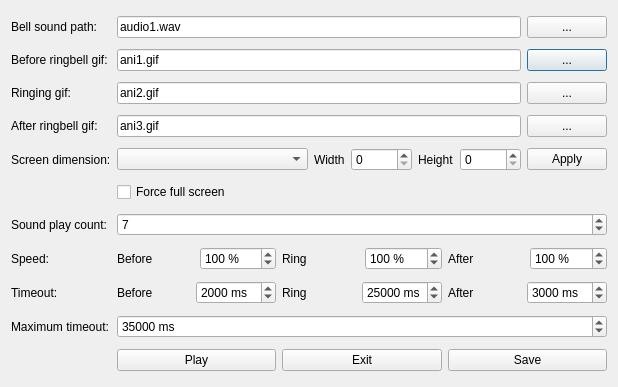
<?xml version="1.0" encoding="UTF-8"?>
<ui version="4.0">
 <class>Settings</class>
 <widget class="QDialog" name="Settings">
  <property name="geometry">
   <rect>
    <x>0</x>
    <y>0</y>
    <width>618</width>
    <height>387</height>
   </rect>
  </property>
  <property name="windowTitle">
   <string>MiniCopperBell</string>
  </property>
  <layout class="QGridLayout" name="gridLayout">
   <item row="6" column="1">
    <widget class="QLabel" name="label_5">
     <property name="text">
      <string>Screen dimension:</string>
     </property>
    </widget>
   </item>
   <item row="3" column="6">
    <layout class="QHBoxLayout" name="horizontalLayout_2">
     <item>
      <widget class="QLineEdit" name="leBeforeRingbellAniPath">
       <property name="text">
        <string>ani1.gif</string>
       </property>
      </widget>
     </item>
     <item>
      <widget class="QPushButton" name="btnSelectBeforeRingbellAni">
       <property name="text">
        <string>...</string>
       </property>
      </widget>
     </item>
    </layout>
   </item>
   <item row="4" column="6">
    <layout class="QHBoxLayout" name="horizontalLayout_3">
     <item>
      <widget class="QLineEdit" name="leRingingAniPath">
       <property name="text">
        <string>ani2.gif</string>
       </property>
      </widget>
     </item>
     <item>
      <widget class="QPushButton" name="btnSelectRingingAni">
       <property name="text">
        <string>...</string>
       </property>
      </widget>
     </item>
    </layout>
   </item>
   <item row="5" column="6">
    <layout class="QHBoxLayout" name="horizontalLayout_4">
     <item>
      <widget class="QLineEdit" name="leAfterRingbellAniPath">
       <property name="text">
        <string>ani3.gif</string>
       </property>
      </widget>
     </item>
     <item>
      <widget class="QPushButton" name="btnSelectAfterRingbellAni">
       <property name="text">
        <string>...</string>
       </property>
      </widget>
     </item>
    </layout>
   </item>
   <item row="11" column="1">
    <widget class="QLabel" name="label_15">
     <property name="text">
      <string>Maximum timeout:</string>
     </property>
    </widget>
   </item>
   <item row="8" column="6">
    <layout class="QHBoxLayout" name="horizontalLayout_6">
     <item>
      <widget class="QSpinBox" name="spbSoundPlayCount">
       <property name="value">
        <number>7</number>
       </property>
      </widget>
     </item>
    </layout>
   </item>
   <item row="0" column="1">
    <widget class="QLabel" name="label_2">
     <property name="text">
      <string>Bell sound path:</string>
     </property>
    </widget>
   </item>
   <item row="10" column="6">
    <layout class="QHBoxLayout" name="horizontalLayout_8">
     <item>
      <widget class="QLabel" name="label_12">
       <property name="text">
        <string>Before</string>
       </property>
      </widget>
     </item>
     <item>
      <widget class="QSpinBox" name="spbBeforeRingBellAniTimeout">
       <property name="suffix">
        <string> ms</string>
       </property>
       <property name="maximum">
        <number>60000</number>
       </property>
       <property name="value">
        <number>2000</number>
       </property>
      </widget>
     </item>
     <item>
      <widget class="QLabel" name="label_13">
       <property name="text">
        <string>Ring</string>
       </property>
      </widget>
     </item>
     <item>
      <widget class="QSpinBox" name="spbRingingAniTimeout">
       <property name="suffix">
        <string> ms</string>
       </property>
       <property name="minimum">
        <number>0</number>
       </property>
       <property name="maximum">
        <number>60000</number>
       </property>
       <property name="value">
        <number>25000</number>
       </property>
      </widget>
     </item>
     <item>
      <widget class="QLabel" name="label_14">
       <property name="text">
        <string>After</string>
       </property>
      </widget>
     </item>
     <item>
      <widget class="QSpinBox" name="spbAfterRingBellAniTimeout">
       <property name="suffix">
        <string> ms</string>
       </property>
       <property name="maximum">
        <number>60000</number>
       </property>
       <property name="value">
        <number>3000</number>
       </property>
      </widget>
     </item>
    </layout>
   </item>
   <item row="4" column="1">
    <widget class="QLabel" name="label_3">
     <property name="text">
      <string>Ringing gif:</string>
     </property>
    </widget>
   </item>
   <item row="11" column="6">
    <widget class="QSpinBox" name="spbMaximumTimeout">
     <property name="suffix">
      <string> ms</string>
     </property>
     <property name="maximum">
      <number>600000</number>
     </property>
     <property name="value">
      <number>35000</number>
     </property>
    </widget>
   </item>
   <item row="0" column="6">
    <layout class="QHBoxLayout" name="horizontalLayout">
     <item>
      <widget class="QLineEdit" name="leSoundPath">
       <property name="text">
        <string>audio1.wav</string>
       </property>
      </widget>
     </item>
     <item>
      <widget class="QPushButton" name="btnSelectSoundFile">
       <property name="text">
        <string>...</string>
       </property>
      </widget>
     </item>
    </layout>
   </item>
   <item row="9" column="1">
    <widget class="QLabel" name="label_7">
     <property name="text">
      <string>Speed:</string>
     </property>
    </widget>
   </item>
   <item row="12" column="6">
    <layout class="QHBoxLayout" name="horizontalLayout_9">
     <item>
      <widget class="QPushButton" name="btnPlay">
       <property name="text">
        <string>Play</string>
       </property>
      </widget>
     </item>
     <item>
      <widget class="QPushButton" name="btnExit">
       <property name="text">
        <string>Exit</string>
       </property>
      </widget>
     </item>
     <item>
      <widget class="QPushButton" name="btnSave">
       <property name="text">
        <string>Save</string>
       </property>
      </widget>
     </item>
    </layout>
   </item>
   <item row="8" column="1">
    <widget class="QLabel" name="label_6">
     <property name="text">
      <string>Sound play count:</string>
     </property>
    </widget>
   </item>
   <item row="5" column="1">
    <widget class="QLabel" name="label_4">
     <property name="text">
      <string>After ringbell gif:</string>
     </property>
    </widget>
   </item>
   <item row="3" column="1">
    <widget class="QLabel" name="label">
     <property name="text">
      <string>Before ringbell gif:</string>
     </property>
    </widget>
   </item>
   <item row="6" column="6">
    <layout class="QHBoxLayout" name="horizontalLayout_5" stretch="12,1,3,1,3,0">
     <item>
      <widget class="QComboBox" name="cboScreenDimension"/>
     </item>
     <item>
      <widget class="QLabel" name="label_16">
       <property name="text">
        <string>Width</string>
       </property>
      </widget>
     </item>
     <item>
      <widget class="QSpinBox" name="spbWidth">
       <property name="maximum">
        <number>50000</number>
       </property>
      </widget>
     </item>
     <item>
      <widget class="QLabel" name="label_17">
       <property name="text">
        <string>Height</string>
       </property>
      </widget>
     </item>
     <item>
      <widget class="QSpinBox" name="spbHeight">
       <property name="maximum">
        <number>50000</number>
       </property>
      </widget>
     </item>
     <item>
      <widget class="QPushButton" name="btnApplyCustomDimension">
       <property name="sizePolicy">
        <sizepolicy hsizetype="Preferred" vsizetype="Fixed">
         <horstretch>0</horstretch>
         <verstretch>0</verstretch>
        </sizepolicy>
       </property>
       <property name="text">
        <string>Apply</string>
       </property>
      </widget>
     </item>
    </layout>
   </item>
   <item row="10" column="1">
    <widget class="QLabel" name="label_11">
     <property name="text">
      <string>Timeout:</string>
     </property>
    </widget>
   </item>
   <item row="9" column="6">
    <layout class="QHBoxLayout" name="horizontalLayout_7">
     <item>
      <widget class="QLabel" name="label_8">
       <property name="text">
        <string>Before</string>
       </property>
      </widget>
     </item>
     <item>
      <widget class="QSpinBox" name="spbBeforeRingBellAniSpeed">
       <property name="suffix">
        <string> %</string>
       </property>
       <property name="minimum">
        <number>1</number>
       </property>
       <property name="maximum">
        <number>1000</number>
       </property>
       <property name="value">
        <number>100</number>
       </property>
      </widget>
     </item>
     <item>
      <widget class="QLabel" name="label_9">
       <property name="text">
        <string>Ring</string>
       </property>
      </widget>
     </item>
     <item>
      <widget class="QSpinBox" name="spbRingingAniSpeed">
       <property name="suffix">
        <string> %</string>
       </property>
       <property name="minimum">
        <number>1</number>
       </property>
       <property name="maximum">
        <number>1000</number>
       </property>
       <property name="value">
        <number>100</number>
       </property>
      </widget>
     </item>
     <item>
      <widget class="QLabel" name="label_10">
       <property name="text">
        <string>After</string>
       </property>
      </widget>
     </item>
     <item>
      <widget class="QSpinBox" name="spbAfterRingBellAniSpeed">
       <property name="suffix">
        <string> %</string>
       </property>
       <property name="minimum">
        <number>1</number>
       </property>
       <property name="maximum">
        <number>1000</number>
       </property>
       <property name="value">
        <number>100</number>
       </property>
      </widget>
     </item>
    </layout>
   </item>
   <item row="7" column="6">
    <widget class="QCheckBox" name="chkForceFullScreen">
     <property name="text">
      <string>Force full screen</string>
     </property>
    </widget>
   </item>
  </layout>
 </widget>
 <resources/>
 <connections/>
</ui>
